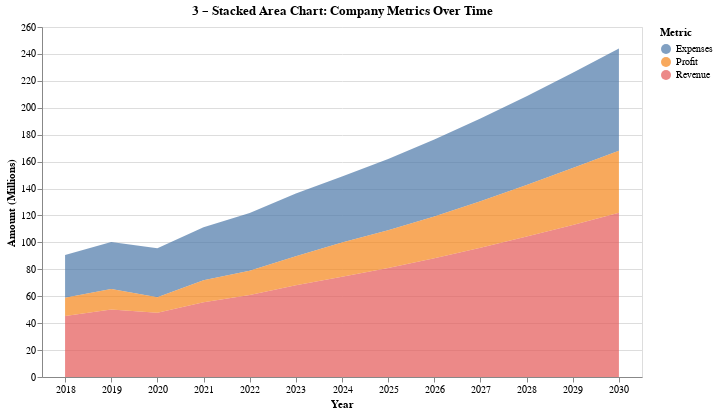

Write notebook code for a chart like this one.
### Code cell
area_df = data.melt(id_vars='Year', value_vars=['Revenue','Expenses','Profit'],
                    var_name='Metric', value_name='Value')

area = (
    alt.Chart(area_df)
    .mark_area(opacity=0.7)
    .encode(
        x=alt.X('Year:O', axis=alt.Axis(labelAngle=0, labelOverlap=False)),
        y=alt.Y('Value:Q', title='Amount (Millions)', stack='zero'),
        color=alt.Color('Metric:N', title='Metric'),
        tooltip=['Year','Metric','Value']
    )
    .properties(width=600, height=350, title='3 – Stacked Area Chart: Company Metrics Over Time')
)
area

### Figure 1 — Vega-Lite specification as saved in the notebook (floating-point values rounded to 4 significant figures)
{"config": {"view": {"continuousWidth": 300, "continuousHeight": 300}}, "data": {"name": "data-1aae88fb60010c0630e6e309a107b848"}, "mark": {"type": "area", "opacity": 0.7}, "encoding": {"color": {"field": "Metric", "title": "Metric", "type": "nominal"}, "tooltip": [{"field": "Year", "type": "quantitative"}, {"field": "Metric", "type": "nominal"}, {"field": "Value", "type": "quantitative"}], "x": {"axis": {"labelAngle": 0, "labelOverlap": false}, "field": "Year", "type": "ordinal"}, "y": {"field": "Value", "stack": "zero", "title": "Amount (Millions)", "type": "quantitative"}}, "height": 350, "title": "3 – Stacked Area Chart: Company Metrics Over Time", "width": 600, "$schema": "https://vega.github.io/schema/vega-lite/v5.20.1.json", "datasets": {"data-1aae88fb60010c0630e6e309a107b848": [{"Year": 2018, "Metric": "Revenue", "Value": 45.3}, {"Year": 2019, "Metric": "Revenue", "Value": 50.1}, {"Year": 2020, "Metric": "Revenue", "Value": 47.8}, {"Year": 2021, "Metric": "Revenue", "Value": 55.6}, {"Year": 2022, "Metric": "Revenue", "Value": 60.9}, {"Year": 2023, "Metric": "Revenue", "Value": 68.2}, {"Year": 2024, "Metric": "Revenue", "Value": 74.5}, {"Year": 2025, "Metric": "Revenue", "Value": 81.0}, {"Year": 2026, "Metric": "Revenue", "Value": 88.2}, {"Year": 2027, "Metric": "Revenue", "Value": 96.0}, {"Year": 2028, "Metric": "Revenue", "Value": 104.3}, {"Year": 2029, "Metric": "Revenue", "Value": 113.0}, {"Year": 2030, "Metric": "Revenue", "Value": 122.0}, {"Year": 2018, "Metric": "Expenses", "Value": 31.7}, {"Year": 2019, "Metric": "Expenses", "Value": 34.9}, {"Year": 2020, "Metric": "Expenses", "Value": 36.4}, {"Year": 2021, "Metric": "Expenses", "Value": 39.3}, {"Year": 2022, "Metric": "Expenses", "Value": 42.8}, {"Year": 2023, "Metric": "Expenses", "Value": 46.7}, {"Year": 2024, "Metric": "Expenses", "Value": 49.1}, {"Year": 2025, "Metric": "Expenses", "Value": 53.0}, {"Year": 2026, "Metric": "Expenses", "Value": 57.2}, {"Year": 2027, "Metric": "Expenses", "Value": 61.5}, {"Year": 2028, "Metric": "Expenses", "Value": 66.0}, {"Year": 2029, "Metric": "Expenses", "Value": 70.8}, {"Year": 2030, "Metric": "Expenses", "Value": 75.9}, {"Year": 2018, "Metric": "Profit", "Value": 13.6}, {"Year": 2019, "Metric": "Profit", "Value": 15.2}, {"Year": 2020, "Metric": "Profit", "Value": 11.4}, {"Year": 2021, "Metric": "Profit", "Value": 16.3}, {"Year": 2022, "Metric": "Profit", "Value": 18.1}, {"Year": 2023, "Metric": "Profit", "Value": 21.5}, {"Year": 2024, "Metric": "Profit", "Value": 25.4}, {"Year": 2025, "Metric": "Profit", "Value": 28.0}, {"Year": 2026, "Metric": "Profit", "Value": 31.0}, {"Year": 2027, "Metric": "Profit", "Value": 34.5}, {"Year": 2028, "Metric": "Profit", "Value": 38.3}, {"Year": 2029, "Metric": "Profit", "Value": 42.2}, {"Year": 2030, "Metric": "Profit", "Value": 46.1}]}}
